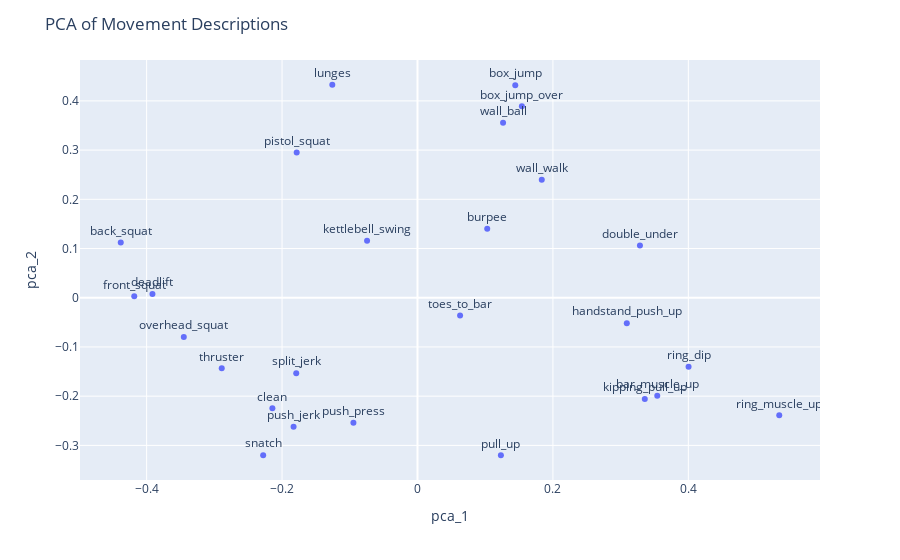

Notebook source saved alongside this figure:
### Code cell
visualize_embeddings(embeddings, method="pca")

### Figure 1 — Plotly figure (JSON) as saved in the notebook; plotly's stock layout.template omitted (floating-point values rounded to 4 significant figures)
{"data": [{"hovertemplate": "pca_1=%{x}<br>pca_2=%{y}<br>labels=%{text}<extra></extra>", "legendgroup": "", "marker": {"color": "#636efa", "symbol": "circle"}, "mode": "markers+text", "name": "", "orientation": "v", "showlegend": false, "text": ["clean", "snatch", "deadlift", "back_squat", "front_squat", "overhead_squat", "push_press", "push_jerk", "split_jerk", "thruster", "pull_up", "toes_to_bar", "bar_muscle_up", "ring_muscle_up", "handstand_push_up", "pistol_squat", "kipping_pull_up", "ring_dip", "wall_walk", "wall_ball", "box_jump_over", "lunges", "kettlebell_swing", "burpee", "double_under", "box_jump"], "textposition": "top center", "type": "scatter", "x": [-0.2143, -0.2279, -0.3914, -0.4382, -0.4183, -0.3451, -0.09462, -0.183, -0.1791, -0.2891, 0.1232, 0.06291, 0.3541, 0.5343, 0.3091, -0.1784, 0.3357, 0.4003, 0.1835, 0.1264, 0.1542, -0.1258, -0.07446, 0.103, 0.3285, 0.1444], "xaxis": "x", "y": [-0.2248, -0.32, 0.007677, 0.1123, 0.002812, -0.07979, -0.2541, -0.2621, -0.1532, -0.1433, -0.32, -0.03604, -0.1991, -0.2389, -0.0518, 0.295, -0.2056, -0.14, 0.2397, 0.3554, 0.3889, 0.4328, 0.116, 0.1403, 0.1059, 0.4318], "yaxis": "y"}], "layout": {"legend": {"tracegroupgap": 0}, "margin": {"t": 60}, "title": {"text": "PCA of Movement Descriptions"}, "xaxis": {"anchor": "y", "domain": [0, 1], "title": {"text": "pca_1"}}, "yaxis": {"anchor": "x", "domain": [0, 1], "title": {"text": "pca_2"}}}}
